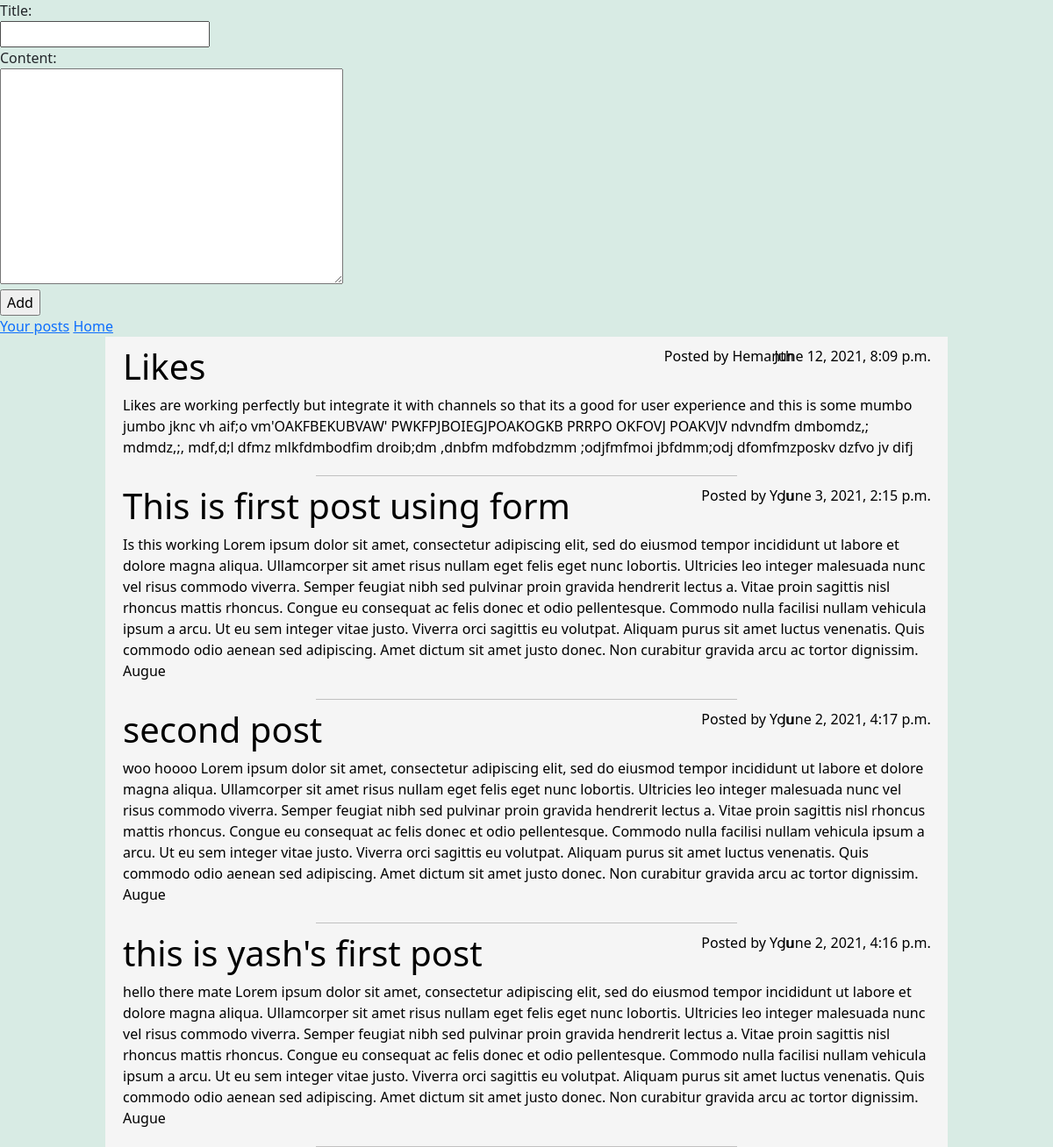
The app's page / (signed in), older data.
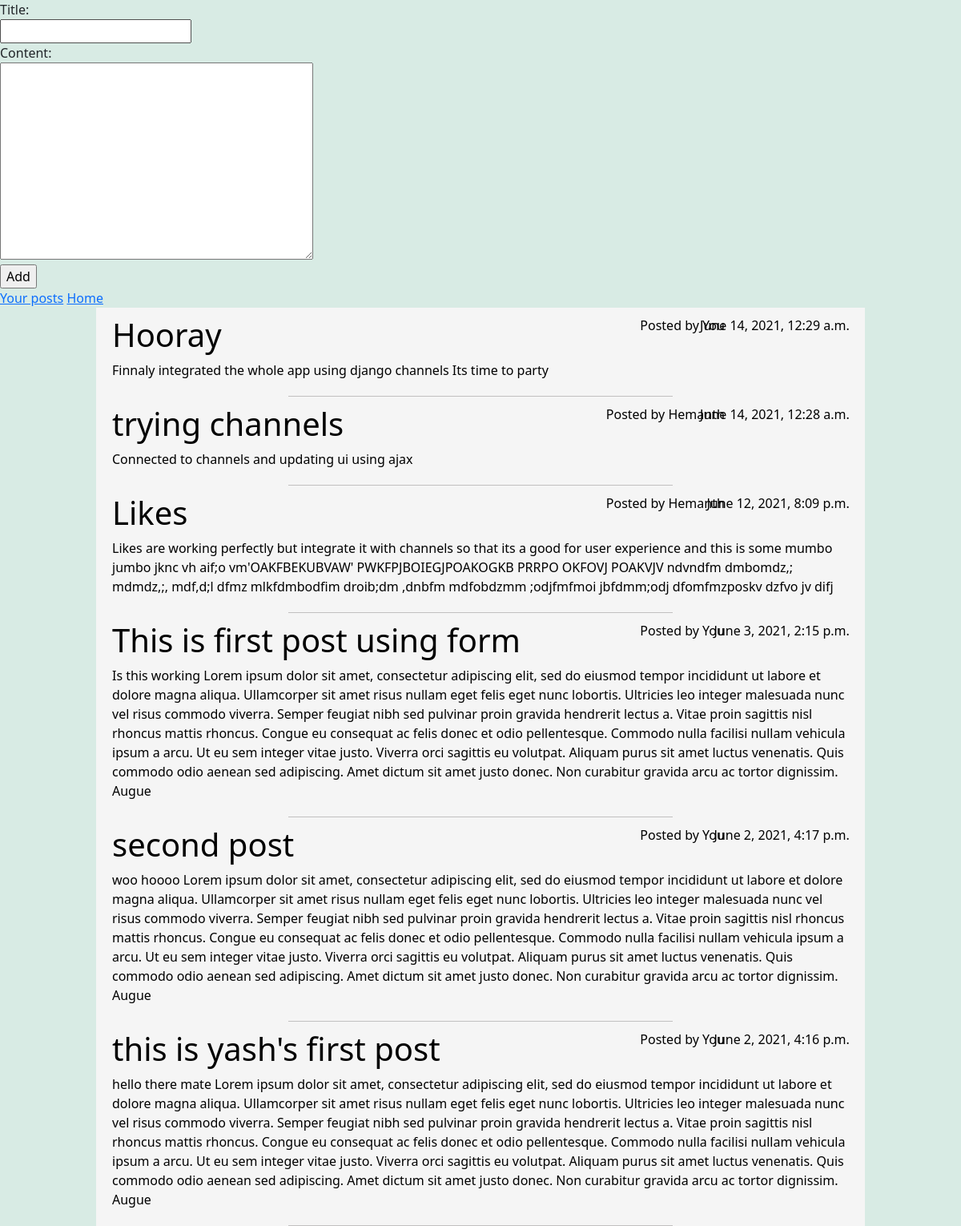
The same page, newer data.
### post/models.py (models this page shows, shortened)
class Post(models.Model):
    title = models.CharField(max_length = 100)
    content = models.TextField()
    date_posted = models.DateTimeField(default = timezone.now)
    author = models.ForeignKey(User, on_delete = models.CASCADE, related_name="posts")
    liked_users = models.ManyToManyField(User, related_name="liked_posts")

### post/views.py (the view)
# urls.py: path("", views.index, name="index"),
@login_required(login_url="users:login")
def index(request):
    posts =  Post.objects.all().order_by("-date_posted")
    form = PostForm()
    return render(request, "post/index.html", {
        "posts" : posts,
        "message": "No posts yet!. Be the first one to post!!",
        "index": True,
        "form" : form
    })

### post/forms.py
class PostForm(ModelForm):
    class Meta:
        model = Post
        fields = ['title', 'content']

### post/templates/post/index.html (shortened to what this page needs)
{% extends "post/layout.html" %}
{% block body %}
    {% if index %}
        <form add="{% url 'post:add_post' %}" method="POST">
            {{form}}
            <input type="submit" value="Add">
        </form>
        <a href="{% url 'post:my_posts' %}">Your posts</a>
        <a href="{% url 'users:index' %}">Home</a>
    {% else %}
        <a href="{% url 'post:index' %}">All Posts</a>
    {% endif %}
    <div class="post-container">
        {% for post in posts %}
            <a href="{% url 'post:view_post' post.id %}" class="post_link">
                <div class="post">
                    <h1 class="title"> {{ post.title }} </h1>
                    <div class="author"> Posted by
                        {% if request.user == post.author %}
                            You
                        {% else %}
                            {{ post.author.first_name}}
                        {% endif %}
                    </div>
                    <div class="date"> {{ post.date_posted }} </div>
                    <div class="content"> {{ post.content }} </div>
                </div>
            </a>
            <hr style="width:50%; margin: auto; color:rgb(37, 32, 32);">
        {% empty %}
            <div class="empty">
                <h1> {{message}}</h1>
                <a href="{% url 'post:add_post' %}">Add post</a>
            </div>
        {% endfor %}
    </div>
{% endblock %}

### post/templates/post/layout.html (shortened to what this page needs)
{% load static %}
<!DOCTYPE html>
<html>
    <head>
        <link href="https://cdn.jsdelivr.net/npm/bootstrap@5.0.0/dist/css/bootstrap.min.css" rel="stylesheet">
        <link rel="stylesheet" type="text/css" href="{% static 'post/styles.css' %}">
    </head>
    <body>
        {% block body %}
        {% endblock %}
    </body>
</html>

### post/static/post/styles.css (style rules this page uses)
* { margin: 0; box-sizing: border-box; }
body, .empty { background-color: #d8ebe4; }
.title, .date, .author { display: inline-block; }
.author { position: absolute; right: 60px; margin-right: 12%; font-weight: 500; }
.date { position: absolute; right: 0; margin-right: 2%; font-weight: 500; }
.post, .post-view { display: block; color: black; position: relative; -webkit-margin-collapse: collapse; margin-bottom: 10px; padding: 10px 20px 10px; transition: all 0.3s ease-in-out; }
.post-container { position: relative; margin: 0 10%; background-color: whitesmoke; animation-name: example; animation-duration: 1s; }
.post_link { text-decoration: none; }
label { display: block; }
input { display: block; }

Row changes from the older to the newer data that the page shows:
added Post: title "Hooray", shows "You", date_posted "June 14, 2021, 12:29 a.m.", content "Finnaly integrated the whole app using django channels Its time to party"
added Post: title "trying channels", author.first_name "Hemanth", date_posted "June 14, 2021, 12:28 a.m.", content "Connected to channels and updating ui using ajax"
